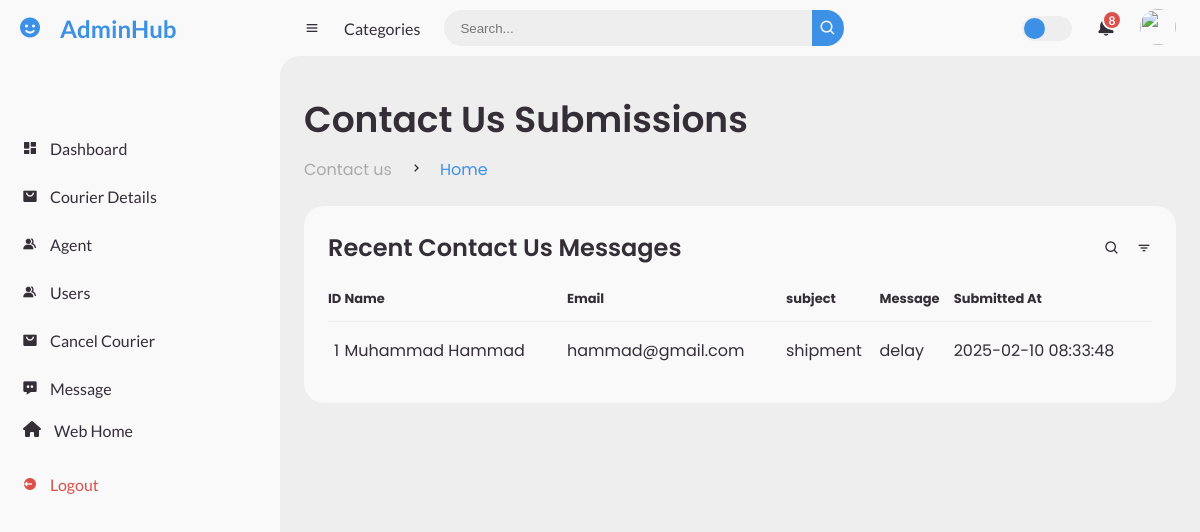
Screenshot of /admin/contactus.php (signed in) with the database file from the repository.
### tables this page shows
CREATE TABLE `contact_us` (
  `id` int(11) NOT NULL,
  `name` varchar(255) NOT NULL,
  `email` varchar(255) NOT NULL,
  `message` text NOT NULL,
  `submitted_at` timestamp NOT NULL DEFAULT current_timestamp(),
  `subject` varchar(100) NOT NULL
);

### admin/contactus.php (the view, shortened to what this page needs)
<?php
include "navbar.php";
include "../conn.php";
?>
<main>
    <div class="head-title">
        <div class="left">
            <h1>Contact Us Submissions</h1>
            <ul class="breadcrumb">
                <li><a href="#">Contact us</a></li>
                <li><i class='bx bx-chevron-right'></i></li>
                <li><a class="active" href="index.php">Home</a></li>
            </ul>
        </div>
    </div>
    <div class="table-data">
        <div class="order">
            <div class="head">
                <h3>Recent Contact Us Messages</h3>
                <i class='bx bx-search'></i>
                <i class='bx bx-filter'></i>
            </div>
            <table>
                <thead>
                    <tr>
                        <th>ID</th>
                        <th>Name</th>
                        <th>Email</th>
                        <th>subject</th>
                        <th>Message</th>
                        <th>Submitted At</th>
                    </tr>
                </thead>
                <?php
                    $select = "SELECT * FROM contact_us ORDER BY submitted_at DESC";
                    $result = mysqli_query($conn, $select);
                    while ($row = mysqli_fetch_array($result)) {
                ?>
                <tbody>
                    <tr>
                        <td><?php echo $row['id']; ?> </td>
                        <td><?php echo $row['name']; ?> </td>
                        <td><?php echo $row['email']; ?> </td>
                        <td><?php echo $row['subject']; ?> </td>
                        <td><?php echo nl2br($row['message']); ?> </td>
                        <td><?php echo $row['submitted_at']; ?> </td>
                    </tr>
                </tbody>
                <?php
                    }
                ?>
            </table>
        </div>
    </div>
</main>
</body>
</html>

### admin/style.css (style rules this page uses)
* { margin: 0; padding: 0; box-sizing: border-box; }
a { text-decoration: none; }
li { list-style: none; }
:root { --poppins: 'Poppins', sans-serif; --lato: 'Lato', sans-serif; --light: #F9F9F9; --blue: #3C91E6; --light-blue: #CFE8FF; --grey: #eee; --dark-grey: #AAAAAA; --dark: #342E37; --red: #DB504A; --yellow: #FFCE26; --light-yellow: #FFF2C6; --orange: #FD7238; --light-orange: #FFE0D3; }
html { overflow-x: hidden; }
body { background: var(--grey); overflow-x: hidden; }
#content main { width: 100%; padding: 36px 24px; font-family: var(--poppins); max-height: calc(100vh - 56px); overflow-y: auto; }
#content main .head-title { display: flex; align-items: center; justify-content: space-between; grid-gap: 16px; flex-wrap: wrap; }
#content main .head-title .left h1 { font-size: 36px; font-weight: 600; margin-bottom: 10px; color: var(--dark); }
#content main .head-title .left .breadcrumb { display: flex; align-items: center; grid-gap: 16px; }
#content main .head-title .left .breadcrumb li { color: var(--dark); }
#content main .head-title .left .breadcrumb li a { color: var(--dark-grey); pointer-events: none; }
#content main .head-title .left .breadcrumb li a.active { color: var(--blue); pointer-events: unset; }
#content main .table-data { display: flex; flex-wrap: wrap; grid-gap: 24px; margin-top: 24px; width: 100%; color: var(--dark); }
#content main .table-data > div { border-radius: 20px; background: var(--light); padding: 24px; overflow-x: auto; }
#content main .table-data .head { display: flex; align-items: center; grid-gap: 16px; margin-bottom: 24px; }
#content main .table-data .head h3 { margin-right: auto; font-size: 24px; font-weight: 600; }
#content main .table-data .head .bx { cursor: pointer; }
#content main .table-data .order { flex-grow: 1; flex-basis: 500px; }
#content main .table-data .order table { width: 100%; border-collapse: collapse; }
#content main .table-data .order table th { padding-bottom: 12px; font-size: 13px; text-align: left; border-bottom: 1px solid var(--grey); }
#content main .table-data .order table td { padding: 16px 0; }
#content main .table-data .order table tr td:first-child { display: flex; align-items: center; grid-gap: 12px; padding-left: 6px; }

### rows the page displays
contact_us: id "1", name "Muhammad Hammad", email "hammad@gmail.com", subject "shipment", message "delay", submitted_at "2025-02-10 08:33:48"
